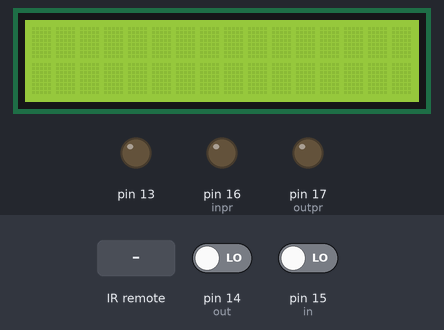
The sketch below on a simulated Arduino Uno, built with avr-gcc and run on an emulated ATmega328P. Parts: 16×2 character LCD, output pins drawn as LEDs (lit = HIGH). Inputs (shaded band) come from the test bench; at power-on: pin 14 (out) LOW, pin 15 (in) LOW. What the sketch prints to the serial monitor is not drawn.

Above: at 2.2 s.
2.3 s: infrared code 0xFD40BF received
At 2.6 s:
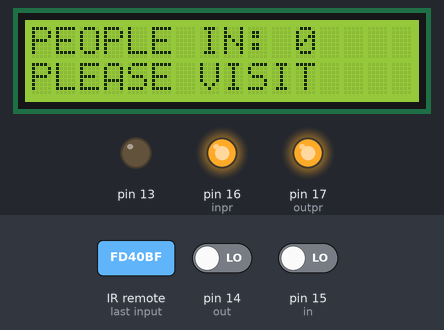
3.8 s: pin 14 (out) driven HIGH
At 4.5 s:
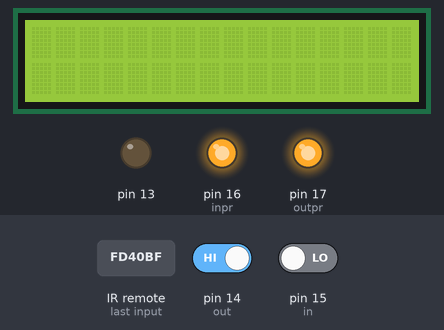
8.4 s: pin 15 (in) driven HIGH
At 9.6 s:
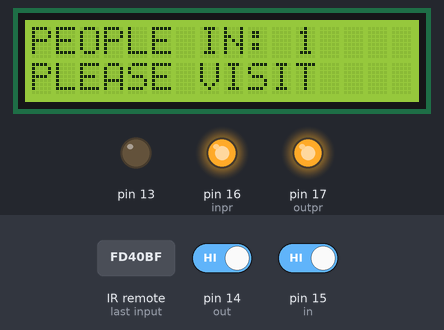
Timing chart, 0 to 11.4 s (numbered marks = the images above; inputs shaded):
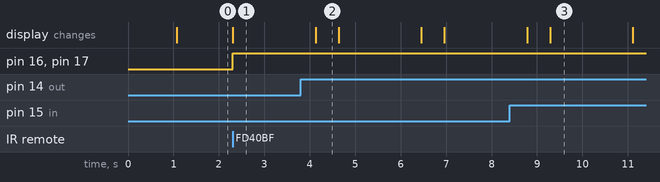

Measured:
- after the input at 2.3 s, pin 16 (inpr), pin 17 (outpr): LOW → HIGH at once; the display: changes at once (image 1)
- after the input at 3.8 s, the display: changes after 0.33 s (image 2)
- what the display in image 2 shows lasts 0.5 s, from 4.1 s to 4.6 s

The sketch:

final_visitor_counter_beit1__1_.ino
```cpp
#include <LiquidCrystal.h>
#include <IRremote.h>
int RECV_PIN = 10;
IRrecv irrecv(RECV_PIN);
decode_results results;
int in = 15;
int inpr = 16;
int out = 14;
int outpr = 17;
int ppl = 0;
int total=0;
LiquidCrystal lcd(12, 11, 5, 4, 3, 2);
bool pi = 0;
bool po = 0;

String ssid     = "Simulator Wifi";  // SSID to connect to
String password = ""; // Our virtual wifi has no password (so dont do your banking stuff on this network)
String host     = "api.thingspeak.com"; // API
const int httpPort   = 80;
String uri     = "/update?api_key=XUZ7L6M328W1WAAQ&field1=";

int setupESP8266(void) {
  // Start our ESP8266 Serial Communication
  Serial.begin(115200);   // Serial connection over USB to computer
  Serial.println("AT");   // Serial connection on Tx / Rx port to ESP8266
  delay(10);        // Wait a little for the ESP to respond
  if (!Serial.find("OK")) return 1;

  // Connect to 123D Circuits Simulator Wifi
  Serial.println("AT+CWJAP=\"" + ssid + "\",\"" + password + "\"");
  delay(10);        // Wait a little for the ESP to respond
  if (!Serial.find("OK")) return 2;

  // Open TCP connection to the host:
  Serial.println("AT+CIPSTART=\"TCP\",\"" + host + "\"," + httpPort);
  delay(50);        // Wait a little for the ESP to respond
  if (!Serial.find("OK")) return 3;

  return 0;
}

void anydata(void) {

      int temp=  ppl;


  // Construct our HTTP call
  String httpPacket = "GET " + uri + String(temp) + " HTTP/1.1\r\nHost: " + host + "\r\n\r\n";
  int length = httpPacket.length();

  // Send our message length
  Serial.print("AT+CIPSEND=");
  Serial.println(length);
  delay(10); // Wait a little for the ESP to respond if (!Serial.find(">")) return -1;

  // Send our http request
  Serial.print(httpPacket);
  delay(10); // Wait a little for the ESP to respond
  if (!Serial.find("SEND OK\r\n")) return;


}


void setup() {
  pinMode(15, INPUT);
  pinMode(14, INPUT);
  pinMode(16, OUTPUT);
  pinMode(17, OUTPUT);
  pinMode(13, OUTPUT);


  setupESP8266();
  lcd.begin(16, 2);
  irrecv.enableIRIn();

}

void loop() {
  	    if (irrecv.decode(&results))
    {

      if (results.value == 0xFD00FF)
  	{
    lcd.clear();
    lcd.setCursor(0,0);
    lcd.print("WELCOME ");
    lcd.setCursor(3,2);
    lcd.print("AT MGM ");
    delay(700);
      }
    if (results.value == 0xFD40BF)
    {

  lcd.clear();
  digitalWrite(outpr, HIGH);
  digitalWrite(inpr, HIGH);
  pi = digitalRead(in);
  po = digitalRead(out);
  if (pi == 1){
    ppl--;
    delay(500);
  }
  else if (po == 1){
    ppl++ ;
    delay(500);
  }
  ppl = constrain(ppl, 0, 50);
  lcd.setCursor(0, 0);

  lcd.print("PEOPLE IN:");
  lcd.setCursor(11, 0);
  lcd.print(ppl);

  if (ppl >= 10){
     lcd.setCursor(0, 1);
     lcd.print("PLEASE WAIT");
     digitalWrite(13, HIGH);
     delay(700);
  }
  if (ppl <= 9){
     lcd.setCursor(0, 1);
     lcd.print("PLEASE VISIT");
     digitalWrite(13, LOW);
    delay(700);

  }
	anydata();
  delay(100);
      }
          // Receive the next value
        }

}

 
```
